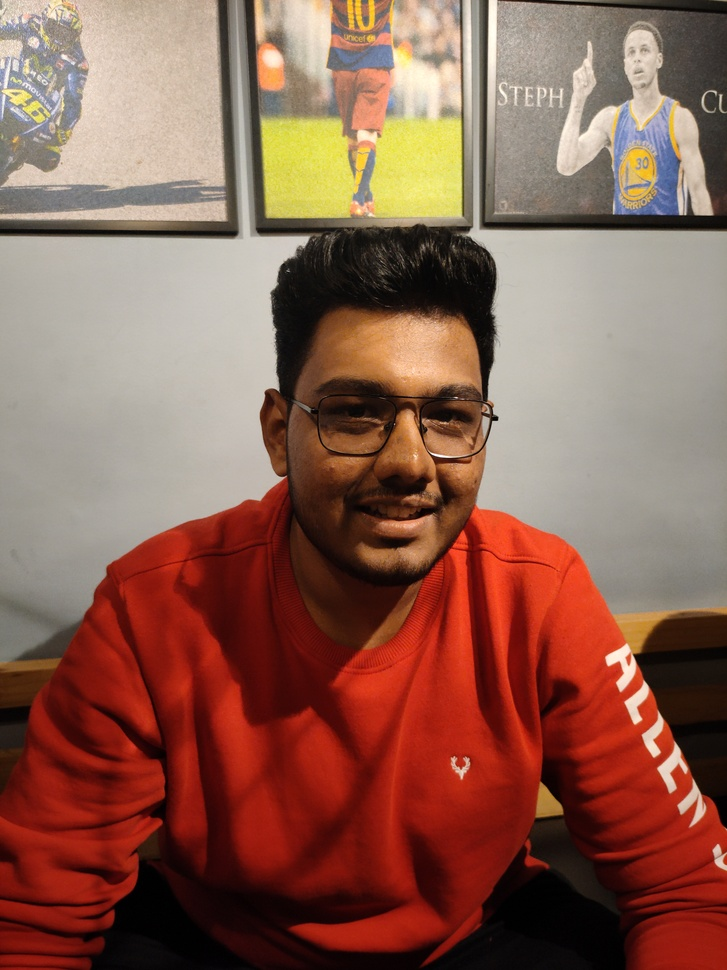
#> input picture Original.jpg, 727 x 970 px, shrunk from 3456 x 4608 before the run
$ jupyter execute 'Image to Pencil Sketch App.ipynb'   (shell and % lines are left out)
#> lines starting #> are read from the running program, lines starting #| are printed output that depends on the picture
#> the answer given: Original.jpg
#> further down, img is the input picture: shape (970, 727, 3); mean B, G, R 80.8, 95.5, 139.8
# Step 1: Install OpenCV

# Step 2: Import Libraries

[cell 1]
import cv2
import matplotlib.pyplot as plt
import glob
import os
from tkinter import Tk
from tkinter.filedialog import askopenfilename

# Function to convert image to pencil sketch

[cell 2]
def convert_to_sketch(img):
    grey_img = cv2.cvtColor(img, cv2.COLOR_BGR2GRAY)
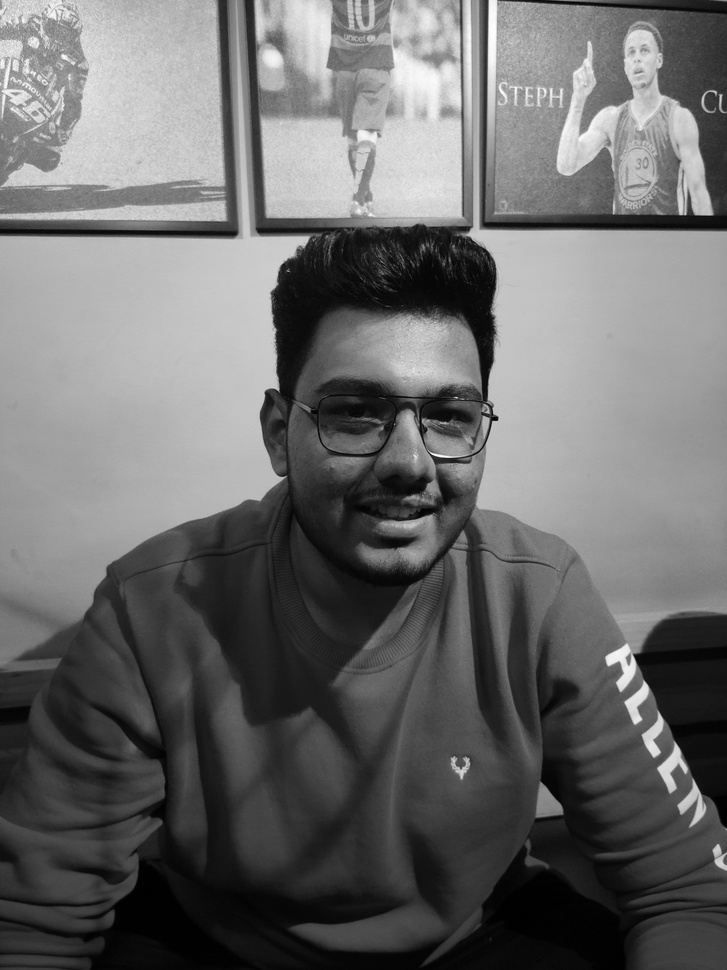
#> grey_img: shape (970, 727); min 0, max 255, mean 107
    invert_img = cv2.bitwise_not(grey_img)
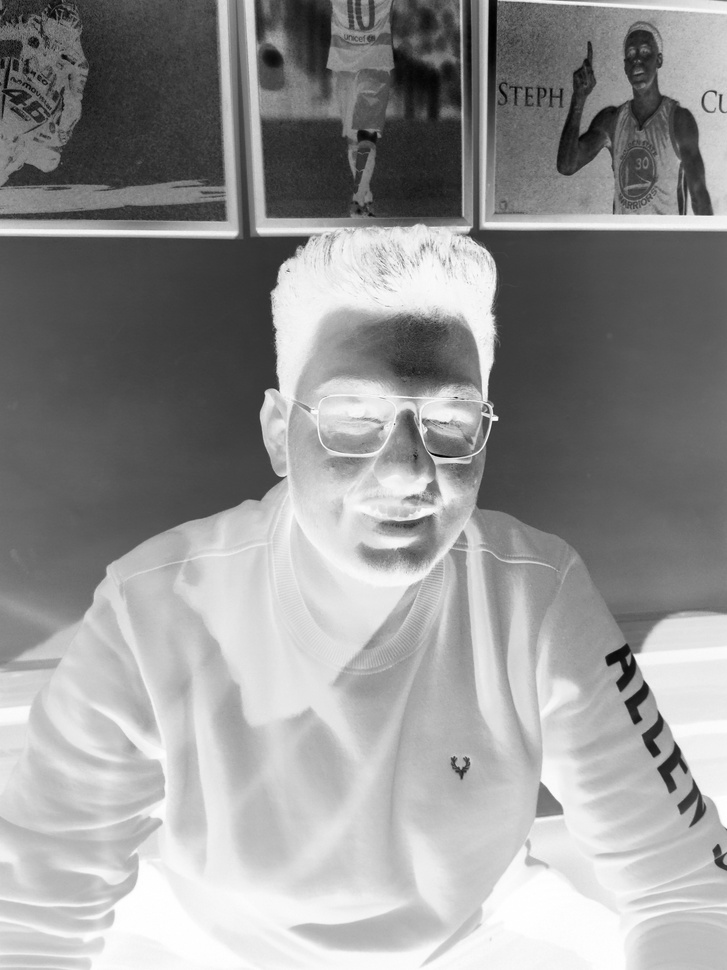
#> invert_img: shape (970, 727); min 0, max 255, mean 148
    blur_img = cv2.GaussianBlur(invert_img, (111, 111), 0)
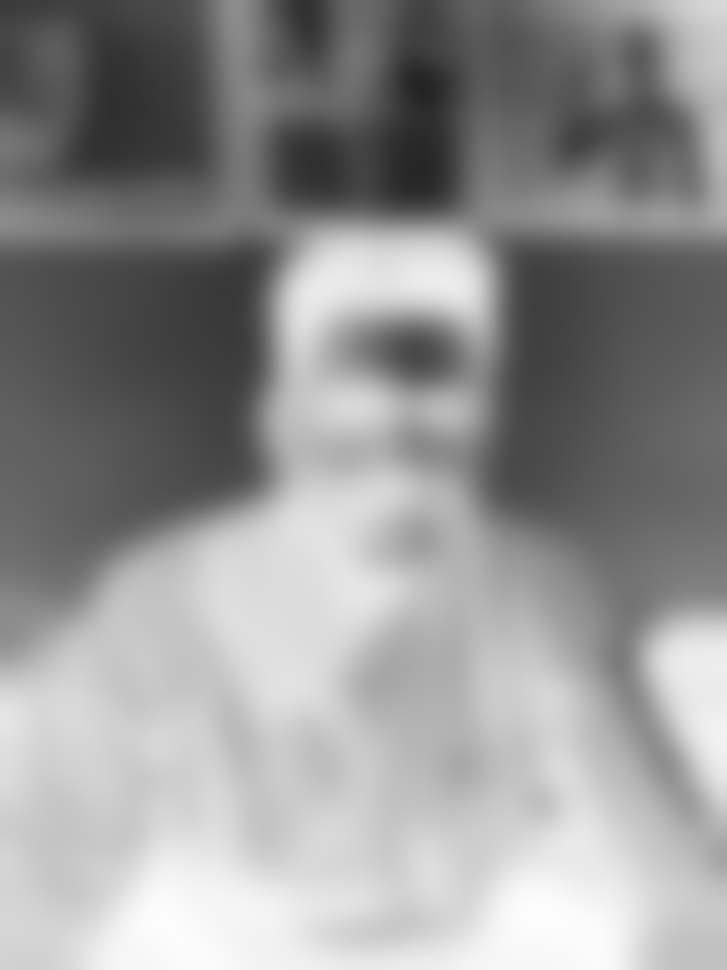
#> blur_img: shape (970, 727); min 36, max 253, mean 147.9
    invblur_img = cv2.bitwise_not(blur_img)
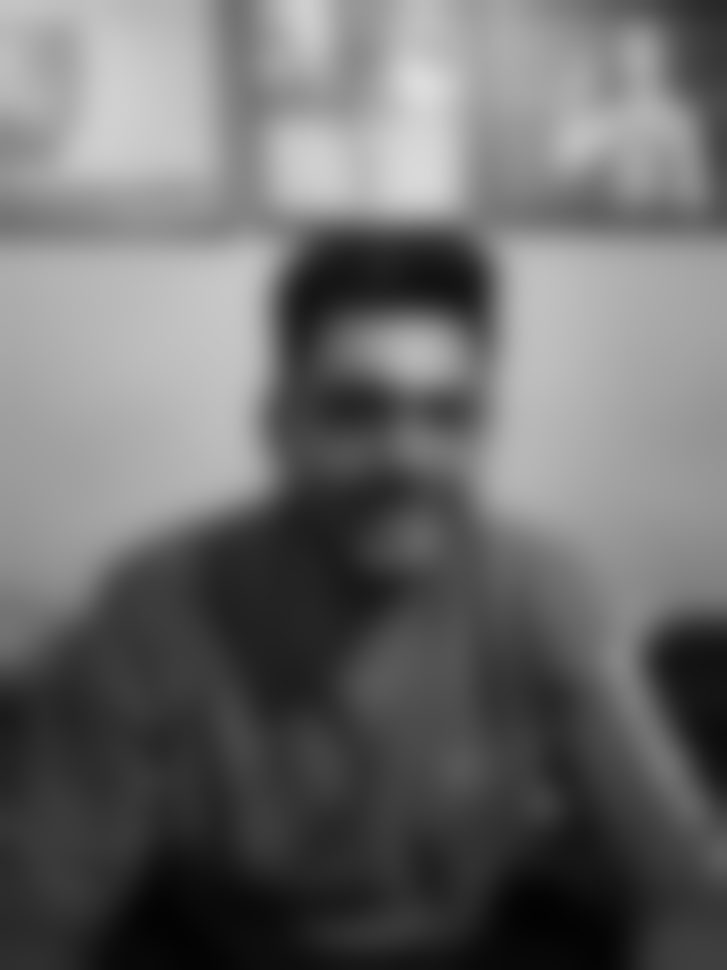
#> invblur_img: shape (970, 727); min 2, max 219, mean 107.1
    sketch_img = cv2.divide(grey_img, invblur_img, scale=256.0)
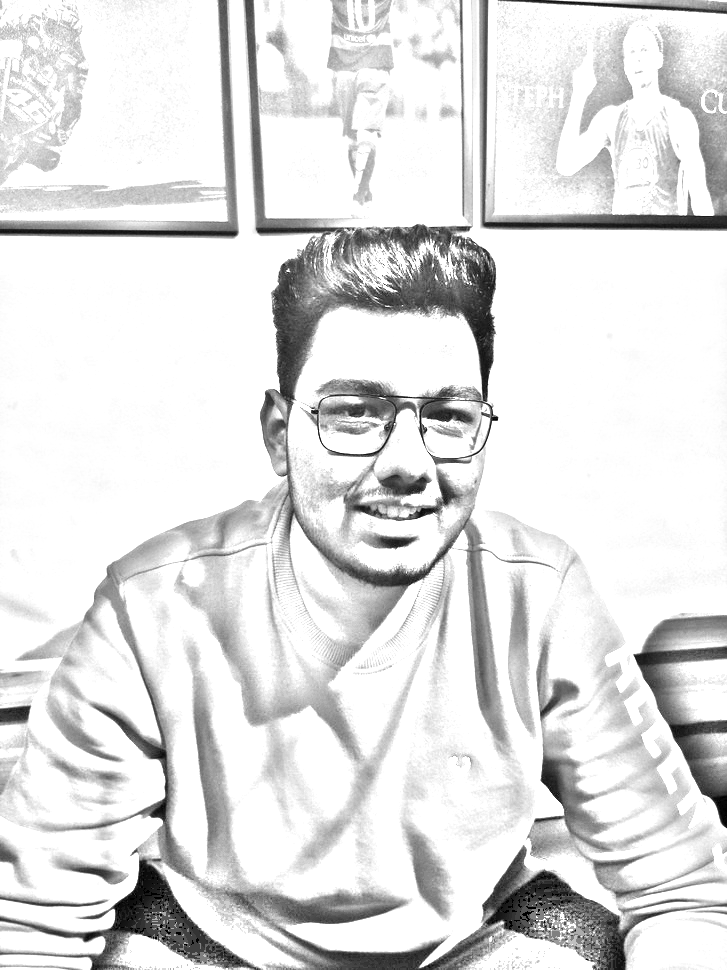
#> sketch_img: shape (970, 727); min 0, max 255, mean 224
    return sketch_img

# Function to display image with optional title

[cell 3]
def display_image(image, title=None):
    plt.imshow(image, cmap='gray')
    plt.axis(False)
    if title:
        plt.title(title)
    plt.show()

# Step 3: Load and Display the Original Image

[cell 4]
Tk().withdraw()

image_path = askopenfilename(filetypes=[("Image Files", "*.jpg;*.jpeg;*.png")])
img = cv2.imread(image_path)
RGB_img = cv2.cvtColor(img, cv2.COLOR_BGR2RGB)

display_image(RGB_img, 'Original Image')

# Step 4: Convert Image to a Pencil Sketch

[cell 5]
sketch_img = convert_to_sketch(img)

# Step 5: Save and Display the Sketch

[cell 6]
sketch_output_path = os.path.splitext(image_path)[0] + '_sketch.png'
cv2.imwrite(sketch_output_path, sketch_img)

display_image(sketch_img, 'Sketch')

# Step 6: Display Original Image and Sketch Side by Side

[cell 7]
plt.figure(figsize=(14, 8))

plt.subplot(1, 2, 1)
plt.imshow(RGB_img)
plt.axis('off')
plt.title('Original Image')

plt.subplot(1, 2, 2)
plt.imshow(sketch_img, cmap='gray')
plt.axis('off')
plt.title('Sketch')

plt.show()
